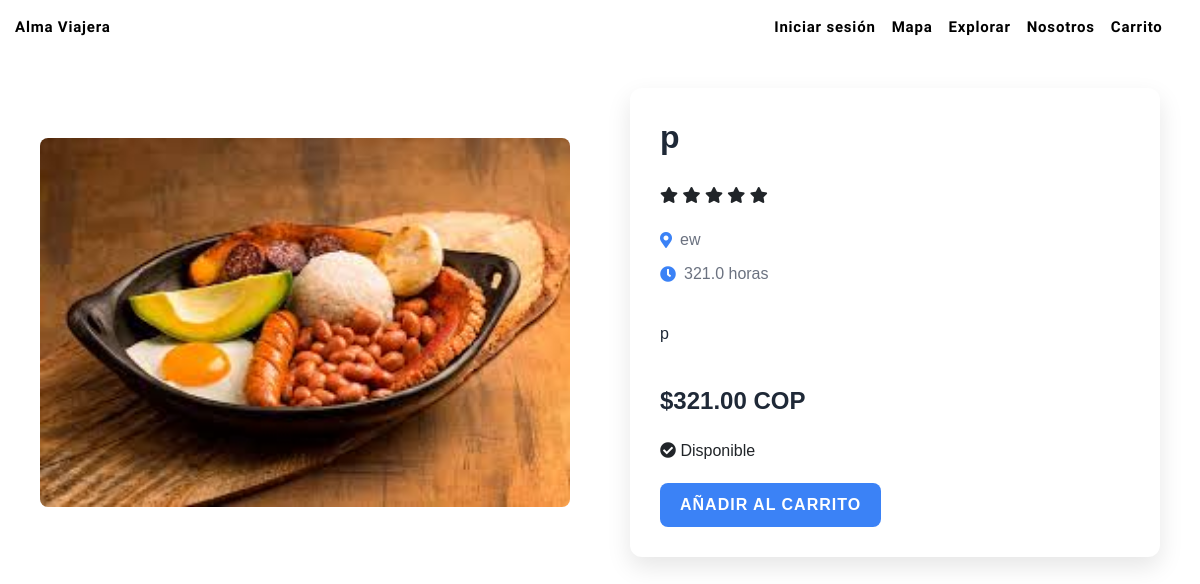
Before: /item/1/ with the older database file.
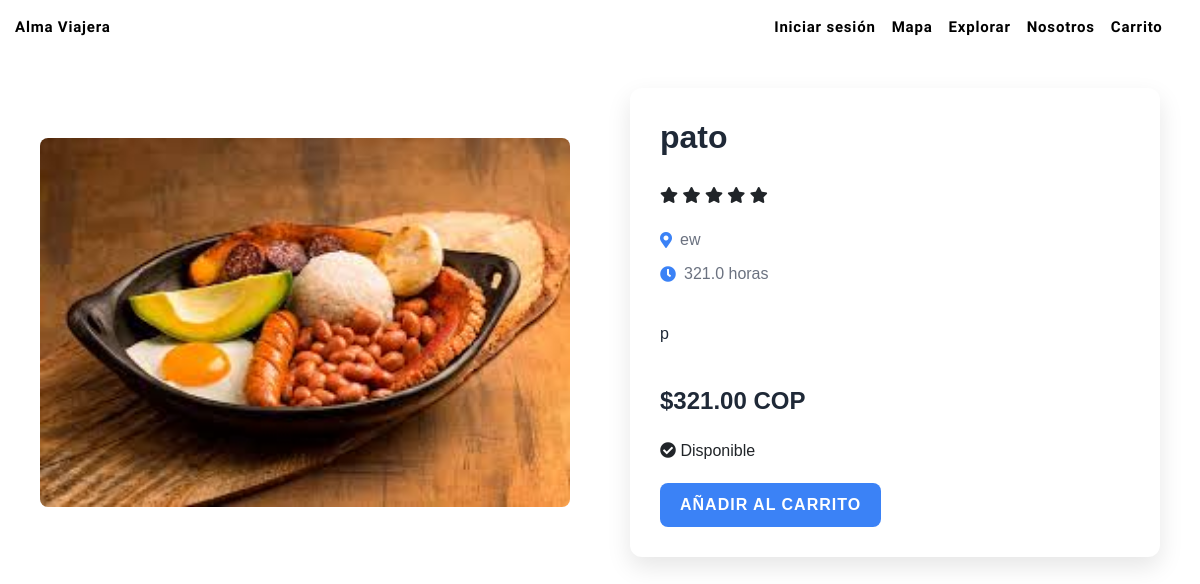
After: the same page with the newer database file.
### apps/catalog/models.py (models this page shows, shortened)
class Item(models.Model):
    id = models.AutoField(primary_key=True)
    nombre = models.CharField(max_length=255)
    descripcion = models.TextField()
    precio = models.DecimalField(max_digits=10, decimal_places=2)
    categoria = models.ForeignKey(Categoria, on_delete=models.CASCADE, related_name="items")
    ubicacion = models.CharField(max_length=255, blank=True, null=True)
    imagen = models.ImageField(upload_to="items/", blank=True, null=True)
    tiempo = models.DecimalField(max_digits=4, decimal_places=1, null=True)
    disponibilidad = models.BooleanField(default=True)  # tours/actividades
    stock = models.PositiveIntegerField(blank=True, null=True)  # souvenirs
    vendedor = models.ForeignKey(
        settings.AUTH_USER_MODEL,          # modelo de usuario
        on_delete=models.CASCADE,
        related_name="items_publicados",
    )

### apps/catalog/views.py (the view)
# urls.py: path('item/<int:pk>/', ItemDetailView.as_view(), name='item_detail'),
class ItemDetailView(DetailView):
    model = Item
    template_name = 'catalog/item_detail.html'  # Ruta directa sin la carpeta adicional
    context_object_name = 'item'

### apps/catalog/templates/catalog/item_detail.html (shortened to what this page needs)
{% extends 'base.html' %}
{% load static %}
{% block content %}
<link rel="stylesheet" href="{% static 'css/item_detail.css' %}">
<link href="https://cdnjs.cloudflare.com/ajax/libs/font-awesome/5.15.4/css/all.min.css" rel="stylesheet">
<div class="product-container">
    <div class="product-image">
        <img src="{{ item.imagen.url }}" alt="{{ item.nombre }}">
    </div>
    <div class="product-details-container">
        <div class="product-details">
            <h1 class="product-title">{{ item.nombre }}</h1>
            <div class="product-rating">
                <i class="fas fa-star"></i>
                <i class="fas fa-star"></i>
                <i class="fas fa-star"></i>
                <i class="fas fa-star"></i>
                <i class="fas fa-star"></i>
            </div>
            <div class="product-info">
                <div class="info-item">
                    <i class="fas fa-map-marker-alt"></i>
                    <span>{{ item.ubicacion }}</span>
                </div>
                <div class="info-item">
                    <i class="fas fa-clock"></i>
                    <span>{{ item.tiempo }} horas</span>
                </div>
            </div>
            <p class="product-description">
                {{ item.descripcion }}
            </p>
            <div class="product-price">
                <span class="price-value">${{ item.precio }}</span>
                <span class="price-currency">COP</span>
            </div>
            <div class="product-availability">
                {% if item.disponibilidad %}
                    <i class="fas fa-check-circle"></i>
                    <span>Disponible</span>
                {% else %}
                    <i class="fas fa-times-circle"></i>
                    <span>No Disponible</span>
                {% endif %}
            </div>
            <form action="{% url 'cart:agregar_al_carrito' item.id %}" method="post">
                <button type="submit" class="add-to-cart-button">Añadir al Carrito</button>
            </form>
        </div>
    </div>
</div>
{% endblock %}

Changed rows visible on the page:
changed Item "ew": nombre "p" → "pato"
